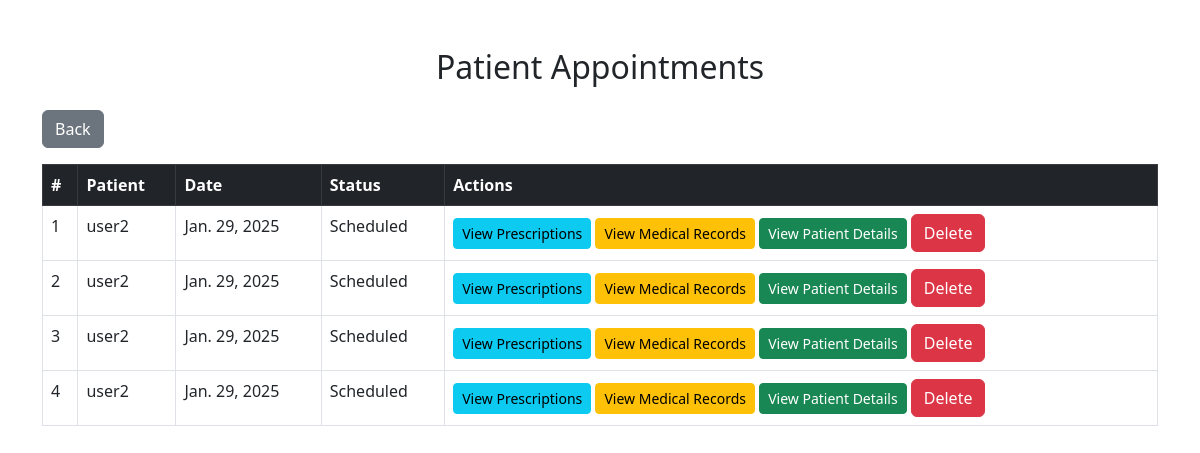
The page /appointmentlist/ (signed in) on the database as committed earlier.
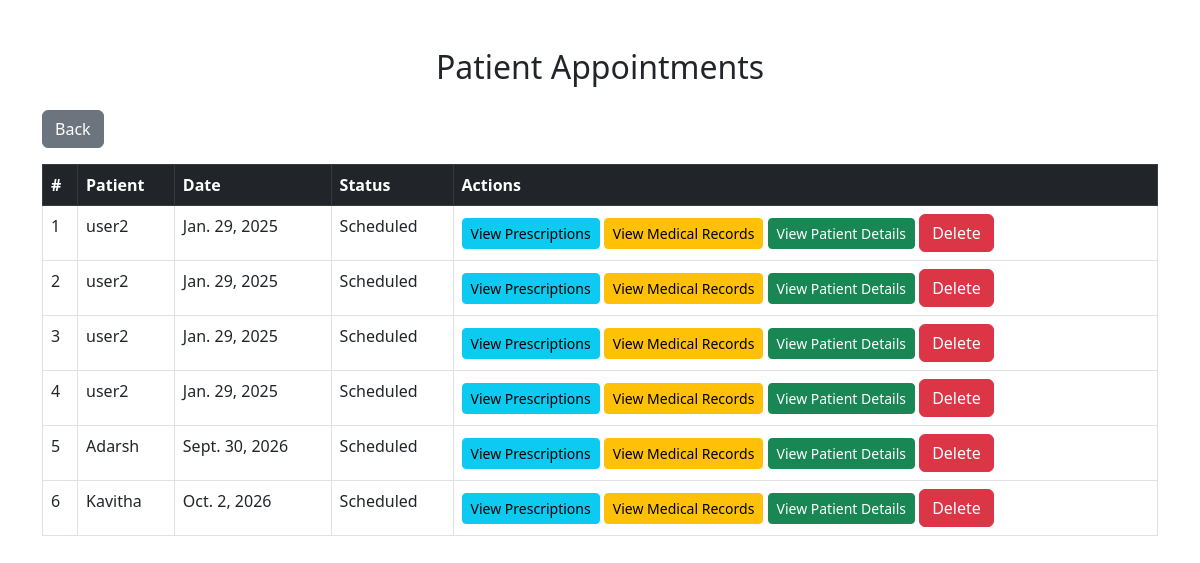
The same page on the database as committed later.
### H_app/models.py (models this page shows, shortened)
class Appointment(models.Model):
    STATUS_CHOICES = [
        ('Scheduled', 'Scheduled'),
        ('Confirmed', 'Confirmed'),
        ('Completed', 'Completed'),
        ('Canceled', 'Canceled'),
    ]
    PAYMENT_STATUS_CHOICES = [
        ('Pending', 'Pending'),
        ('Paid', 'Paid'),
    ]
    patient = models.ForeignKey(
        settings.AUTH_USER_MODEL,
        on_delete=models.CASCADE,
        related_name='patient_appointments'
    )
    doctor = models.ForeignKey(
        'DoctorProfile',
        on_delete=models.CASCADE,
        related_name='doctor_appointments'
    )
    date = models.DateField()
    time = models.TimeField()
    status = models.CharField(max_length=20, choices=STATUS_CHOICES, default='Scheduled')
    appointment_notes = models.TextField(blank=True)
    duration_minutes = models.PositiveIntegerField(default=30)
    is_virtual = models.BooleanField(default=False)
    location = models.CharField(max_length=255, blank=True, null=True)
    fee = models.DecimalField(max_digits=8, decimal_places=2, default=0)
    payment_status = models.CharField(max_length=10, choices=PAYMENT_STATUS_CHOICES, default='Pending')

class CustomUser(AbstractUser):
    USER_TYPES = (
        ('patient', 'Patient'),
        ('doctor', 'Doctor'),
        ('admin', 'Admin'),
    )
    user_type = models.CharField(max_length=10, choices=USER_TYPES, default='patient')

### H_app/views.py (the view)
# urls.py: path('appointmentlist/',views.AdminAppointmentListView.as_view(), name='admin_appointment_list'),
@method_decorator(login_required, name='dispatch')
class AdminAppointmentListView(LoginRequiredMixin, ListView):
    model = Appointment
    template_name = 'appointments/admin_appointment_list.html'
    context_object_name = 'appointments'
    def get_queryset(self):
        return Appointment.objects.all()

### templates/appointments/admin_appointment_list.html (shortened to what this page needs)
<!DOCTYPE html>
<html lang="en">
<head>
    <link href="https://cdn.jsdelivr.net/npm/bootstrap@5.3.0/dist/css/bootstrap.min.css" rel="stylesheet">
</head>
<body>
    <div class="container py-5">
        <h2 class="text-center mb-4">Patient Appointments</h2>
        <div class="mb-3">
            <a href="{% url 'admin_dashboard' %}" class="btn btn-secondary">Back</a>
        </div>
        <table class="table table-bordered table-hover">
            <thead class="table-dark">
                <tr>
                    <th>#</th>
                    <th>Patient</th>
                    <th>Date</th>
                    <th>Status</th>
                    <th>Actions</th>
                </tr>
            </thead>
            <tbody>
                {% for appointment in appointments %}
                <tr>
                    <td>{{ forloop.counter }}</td>
                    <td>{{ appointment.patient.username }}</td>
                    <td>{{ appointment.date }}</td>
                    <td>{{ appointment.status }}</td>
                    <td>
                        <a href="{% url 'patient_prescriptions' appointment.patient.id  %}" class="btn btn-info btn-sm">View Prescriptions</a>
                        <a href="{% url 'patient_medical_history' appointment.patient.id %}" class="btn btn-warning btn-sm">View Medical Records</a>
                        <a href="{% url 'patient_detail' appointment.patient.id %}" class="btn btn-success btn-sm">View Patient Details</a>
                        <a href="{% url 'appointment_delete' appointment.id %}" class="btn btn-danger">Delete</a>
                    </td
                </tr>
                {% empty %}
                <tr>
                    <td colspan="5" class="text-center">No Appointments Found</td>
                </tr>
                {% endfor %}
            </tbody>
        </table>
    </div>
</body>
</html>

Rows that differ between the two databases and show on the page:
added Appointment: patient.username "Adarsh", date "Sept. 30, 2026", status "Scheduled"
added Appointment: patient.username "Kavitha", date "Oct. 2, 2026", status "Scheduled"
